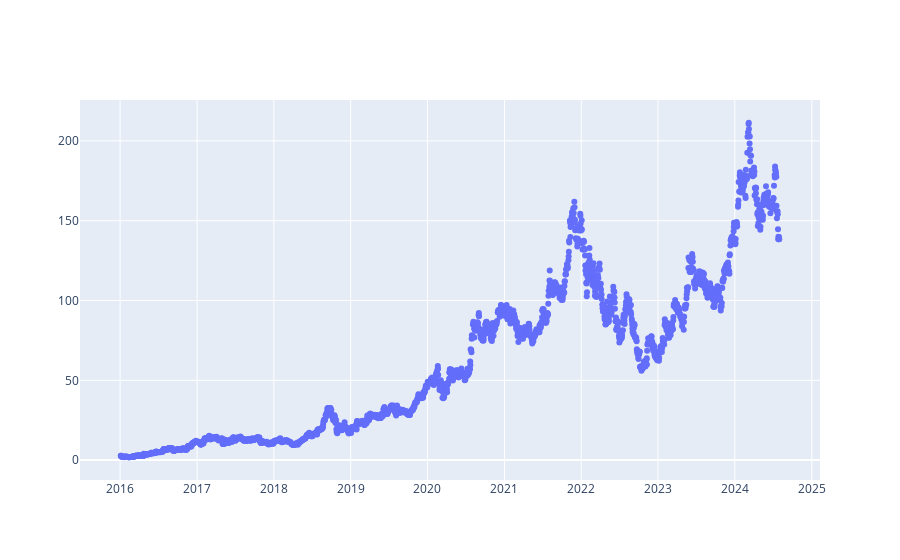

Write notebook code for a chart like this one.
### Code cell
# stock_splits = red_table.get('_NVDA_STOCK_SPLIT', '2024-07-26')

fig = go.Figure([go.Scatter(x=df['timestamp'], 
                            y=df['price'], mode='markers')])

fig.show()

red_table.set(f'_{STOCK_TICKER}_HISTORICAL', '2024-07-30', df)

### Figure 1 — Plotly figure (JSON) as saved in the notebook; plotly's stock layout.template omitted (floating-point values rounded to 4 significant figures; data arrays with more than 128 entries replaced by an {"elided": "..."} marker saying what was removed)
{"data": [{"mode": "markers", "type": "scatter", "x": {"elided": "2157 str values"}, "y": {"elided": "2157 float values"}}], "layout": {}}
